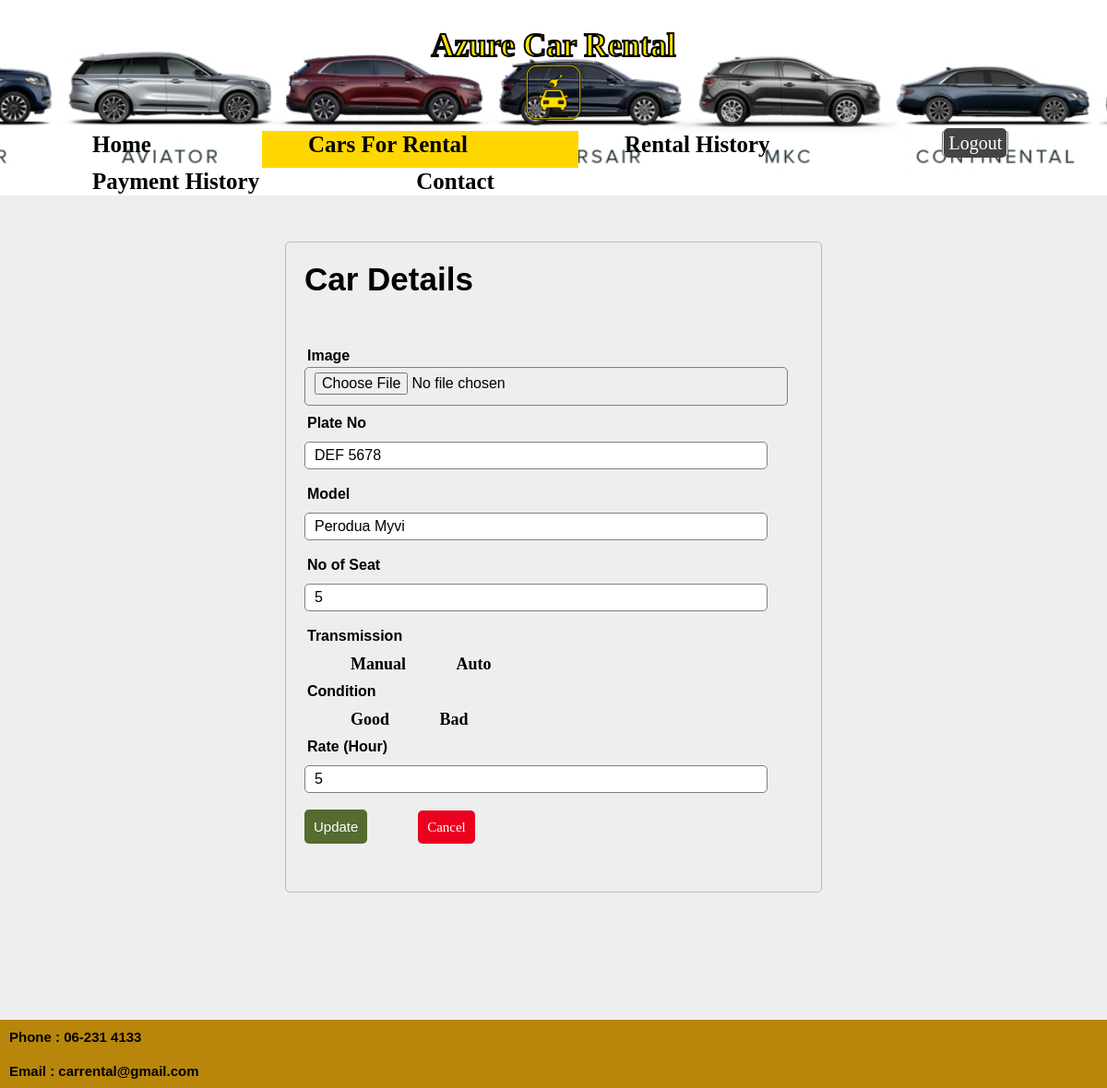
Screenshot of /AddCar.php?edit=17 with the database file from the repository.
### tables this page shows
CREATE TABLE `car` (
  `car_id` int(11) NOT NULL,
  `plate_no` varchar(30) NOT NULL,
  `model` varchar(30) NOT NULL,
  `no_of_seat` int(11) NOT NULL,
  `transmission` varchar(32) NOT NULL,
  `car_condition` varchar(32) NOT NULL,
  `rate_hour` double NOT NULL,
  `image` blob NOT NULL
);

### AddCar.php (the view, shortened to what this page needs)
<?php
include('server.php');
	if(isset($_GET['edit']))
	{
		$id = $_GET['edit'];
		$edit_state = true;
		$rec = mysqli_query($conn, "SELECT * FROM car WHERE car_id=$id");
		if (@count($rec) == 1)
		{
			$record = mysqli_fetch_array($rec);
			$plate_no = $record['plate_no'];
     		$model = $record['model'];
        	$seat= $record['no_of_seat'];
			$rate = $record['rate_hour'];
		}
	}
?>
<!DOCTYPE html>
<html lang="en">
<head><link rel="icon" href="img/car.ico">
    <link rel="stylesheet" type="text/css" href="style.css">
</head>
<body>
	<header>
	<h1>Azure Car Rental</h1>
<a href="index.php">
        <img src="img/logo.png" alt="logo">
    </a>
    <nav>
    <div class="wrapper">
        <ul>
            <li><a href="AdminMain.php">Home</a></li>
            <li class="active"><a href="CarAdmin.php">Cars For Rental</a></li>
			<li><a href="RentalHistory.php">Rental History</a></li>
            <li><a href="PaymentHistory.php">Payment History</a></li>
            <li><a href="Contact.php">Contact</a></li>
            <button><a href="Logout.php">Logout</a></button>
        </ul>
    </div>
	</nav>
</header>
</body>
</html>
<!DOCTYPE html>
<html>
<head>
    <link rel="stylesheet" type="text/css" href="crud.css">
</head>
<body>
	<form action="server.php" method="POST" enctype="multipart/form-data">
	<h2>Car Details</h2><br><br>
		<div class="input-group">
			<label>Image</label>
			<input type="file" name="file" value="">
		</div>
		<div class="input-group">
			<label>Plate No</label>
			<input type="text" name="plate_no" value="<?php echo $plate_no; ?>" maxlength="14">
		</div>
        <div class="input-group">
			<label>Model</label>
			<input type="text" name="model" value="<?php echo $model; ?>" maxlength="20">
		</div>
		<div class="input-group">
			<label>No of Seat</label>
			<input type="text" name="no_of_seat" value="<?php echo $seat; ?>" maxlength="2">
		</div>
        <div class="input-group">
			<label>Transmission</label>
		</div>
			<label class="container">Manual
			<span class="checkmark"></span>
			</label>
			<label class="container">Auto
			<span class="checkmark"></span>
			</label>
		<div class="input-group">
			<label>Condition</label>
		</div>
			<label class="container">Good
			<span class="checkmark"></span>
			</label>
			<label class="container">Bad
			<span class="checkmark"></span>
			</label>
        <div class="input-group">
			<label>Rate (Hour)</label>
			<input type="text" name="rate_hour" value="<?php echo $rate; ?>">
		</div>
		<div class="input-group">
		<?php if ($edit_state == true): ?>
			<button type="submit" name="update" class="btn" style="background: #556B2F;" >Update</button>
			<a class="btn" style="background: #eb001f; text-decoration:none; margin-left:50px;" href="CarAdmin.php">Cancel</a><br><br>
		<?php else: ?>
            <button type="submit" name="save" class="btn">Save</button>
            <a class="btn" style="background: #eb001f; text-decoration:none; margin-left:50px;" href="CarAdmin.php">Cancel</a><br><br>
		<?php endif ?>
		</div>
	</form><br><br><br><br>
    <footer>
    <p>Phone : 06-231 4133 </p>
    <p>Email : carrental@gmail.com </p>
    </footer>
</body>
</html>

### style.css (style rules this page uses)
* { margin: 0; padding: 0; }
header { padding: 30px; background-image: url("img/2.jpg"); height: 16%; background-position: center; background-repeat: no-repeat; background-size: cover; position: relative; font-size: 10px; text-align: center; }
header h1 { text-align: center; font-family: renegado; font-size: 35px; font-weight: bold; color: rgb(255, 230, 0); -webkit-text-stroke: 2px black; }
a img { width: 60px; height: 60px; padding-bottom: 10px; }
body { background-color: #eee; }
.wrapper { padding-right: 10px; }
nav { width: 100%; height: 40px; }
ul { margin-left: 20px; }
ul li { list-style: none; display: inline-block; float: left; line-height: 30px; }
ul li a { display: block; text-decoration: none; font-size: 25px; font-weight: bold; font-family: autobus; color: black; padding: 0px 120px 10px 50px; }
.active { background-color: gold; }
button a { border-radius: 5px; padding: 5px 5px; text-align: center; text-decoration: none; background-color: rgb(70, 67, 67); color: white; font-family: 'Franklin Gothic Medium'; font-size: 20px; }
input[type=text], input[type=password], input[type=tel] { width: 50%; padding: 12px 20px; margin: 8px 0; display: inline-block; border: 1px solid #ccc; box-sizing: border-box; }
label , .help-block { font-size: 16px; font-weight: bold; font-family: Arial; }
h2 { font-size: 35px; font-family: arial; font-weight: bold; }
p { padding: 10px; font-size: 15px; font-family: arial; font-weight: bold; }
footer { background-color: darkgoldenrod; }

### crud.css (style rules this page uses)
body { font-size: 19px; }
img { width : 150px; height: 130px; }
form { width: 45%; margin: 50px auto; text-align: left; padding: 20px; border: 1px solid #bbbbbb; border-radius: 5px; }
.input-group { margin: 10px 0px 10px 0px; }
.input-group label { display: block; text-align: left; margin: 3px; }
.input-group input { height: 30px; width: 93%; padding: 5px 10px; font-size: 16px; border-radius: 5px; border: 1px solid gray; }
.btn { padding: 10px; font-size: 15px; color: white; background: #5F9EA0; border: none; border-radius: 5px; }
.container { position: relative; padding-left: 30px; margin-left: 20px; cursor: pointer; font-size: 18px; font-family: 'mini clave'; -webkit-user-select: none; -moz-user-select: none; -ms-user-select: none; user-select: none; }
.checkmark { position: absolute; top: 0; left: 5px; height: 20px; width: 20px; background-color: #eee; border-radius: 50%; }
.checkmark:after { content: ""; position: absolute; display: none; }
.container .checkmark:after { top: 7px; left: 6px; width: 8px; height: 8px; border-radius: 50%; background: white; }

### rows the page displays
car: plate_no "DEF 5678", model "Perodua Myvi", no_of_seat "5", rate_hour "5"
